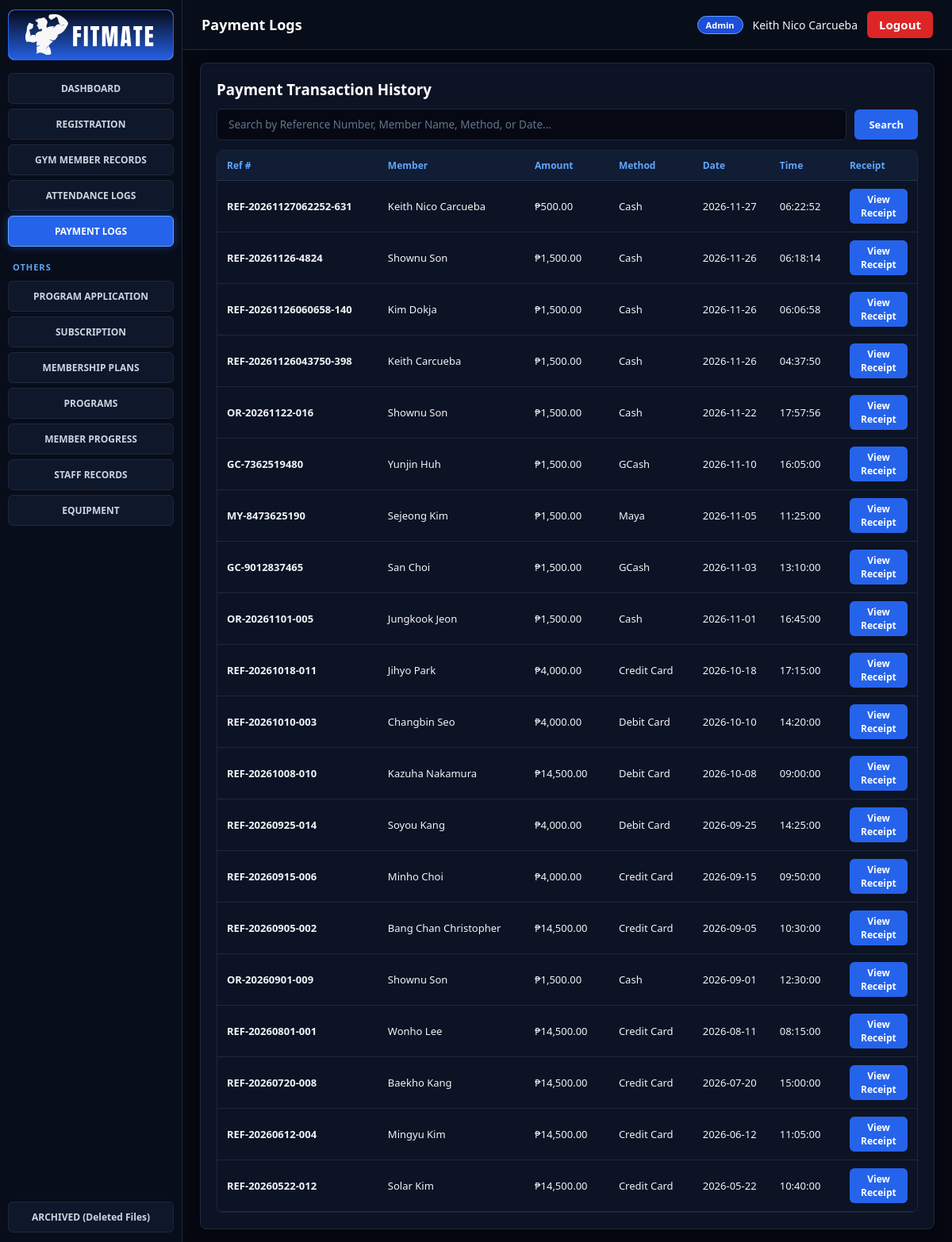
Screenshot of /billing/payment_logs.php (signed in) with the database file from the repository.
### tables this page shows
CREATE TABLE `payment` (
  `PaymentID` int(11) NOT NULL,
  `MemberID` varchar(15) NOT NULL,
  `StaffID` varchar(15) NOT NULL,
  `SubscriptionID` varchar(15) NOT NULL,
  `Amount` decimal(10,2) NOT NULL,
  `PaymentDate` date NOT NULL,
  `PaymentTime` time NOT NULL,
  `PaymentMethod` varchar(30) NOT NULL,
  `ReferenceNumber` varchar(50) NOT NULL
);

### billing/payment_logs.php (the view, shortened to what this page needs)
<?php
require_once __DIR__ . '/../config/db.php';
$pdo->exec("SET time_zone = '+08:00'");
$search = trim($_GET['search'] ?? '');
$sql = "
    SELECT p.*, CONCAT(m.FirstName, ' ', m.LastName) AS FullName
    FROM payment p
    JOIN gym_member m ON p.MemberID = m.MemberID
";
$params = [];
$sql .= " ORDER BY p.PaymentDate DESC, p.PaymentTime DESC, p.PaymentID DESC";
$stmt = $pdo->prepare($sql);
$stmt->execute($params);
$payments = $stmt->fetchAll();
include __DIR__ . '/../includes/header.php';
?>
<div class="card payment-card">
    <h3 style="margin-bottom: 12px; flex-shrink: 0;">Payment Transaction History</h3>
    <form method="GET" class="search-bar" onsubmit="event.preventDefault(); filterPaymentTable();">
        <input
            type="text"
            id="livePaySearch"
            name="search"
            value="<?= htmlspecialchars($search) ?>"
            onkeyup="filterPaymentTable()"
            oninput="filterPaymentTable()"
            placeholder="Search by Reference Number, Member Name, Method, or Date..."
        >
        <button type="button" class="btn btn-primary" onclick="filterPaymentTable()">Search</button>
    </form>
    <div class="fixed-table-wrap">
        <table class="fixed-table">
            <thead>
                <tr>
                    <th style="width: 23%;">Ref #</th>
                    <th style="width: 21%;">Member</th>
                    <th style="width: 12%;">Amount</th>
                    <th style="width: 12%;">Method</th>
                    <th style="width: 11%;">Date</th>
                    <th style="width: 10%;">Time</th>
                    <th style="width: 11%;">Receipt</th>
                </tr>
            </thead>
            <tbody id="payTableBody">
                <?php if (empty($payments)): ?>
                    <tr>
                        <td colspan="7" style="text-align:center; color:#94a3b8; padding:18px;">
                            No payment records found.
                        </td>
                    </tr>
                <?php else: foreach ($payments as $p):
                    $ref = $p['ReferenceNumber'] ?? $p['PaymentID'];
                    $formattedTime = !empty($p['PaymentTime'])
                        ? date('H:i:s', strtotime($p['PaymentTime']))
                        : '-';
                ?>
                    <tr class="pay-row">
                        <td style="width: 23%;"><strong><?= htmlspecialchars($ref) ?></strong></td>
                        <td style="width: 21%;"><?= htmlspecialchars($p['FullName']) ?></td>
                        <td style="width: 12%;">₱<?= number_format((float)$p['Amount'], 2) ?></td>
                        <td style="width: 12%;"><?= htmlspecialchars($p['PaymentMethod'] ?? '-') ?></td>
                        <td style="width: 11%;"><?= htmlspecialchars($p['PaymentDate'] ?? '-') ?></td>
                        <td style="width: 10%;"><?= htmlspecialchars($formattedTime) ?></td>
                        <td style="width: 11%;">
                            <button
                                type="button"
                                class="btn btn-primary btn-sm"
                                onclick="openReceiptModal(
                                    '<?= htmlspecialchars($ref, ENT_QUOTES) ?>',
                                    '<?= htmlspecialchars($p['PaymentID'], ENT_QUOTES) ?>',
                                    '<?= htmlspecialchars($p['FullName'], ENT_QUOTES) ?>',
                                    '<?= htmlspecialchars($p['MemberID'], ENT_QUOTES) ?>',
                                    '<?= number_format((float)$p['Amount'], 2) ?>',
                                    '<?= htmlspecialchars($p['PaymentMethod'] ?? 'Cash', ENT_QUOTES) ?>',
                                    '<?= htmlspecialchars($p['PaymentDate'] ?? '-', ENT_QUOTES) ?>',
                                    '<?= htmlspecialchars($formattedTime, ENT_QUOTES) ?>'
                                )"
                            >
                                View Receipt
                            </button>
                        </td>
                    </tr>
                <?php endforeach; endif; ?>
            </tbody>
        </table>
    </div>
</div>
<?php include __DIR__ . '/../includes/footer.php'; ?>

### assets/css/style.css (style rules this page uses)
:root { color-scheme: dark; }
* { box-sizing: border-box; margin: 0; padding: 0; font-family: 'Segoe UI', Tahoma, Geneva, Verdana, sans-serif; }
body { background: #050811; color: #f1f5f9; }
.card { background: #0c1324; border: 1px solid #1e293b; border-radius: 8px; padding: 20px; margin-bottom: 20px; box-shadow: 0 4px 14px rgba(0, 0, 0, 0.45); }
.card h3, .card h2, .card h4 { color: #ffffff; font-weight: 700; }
.form-group input::placeholder, .search-bar input::placeholder { color: #64748b; }
.search-bar { display: flex; gap: 8px; margin-bottom: 14px; }
.search-bar input { flex: 1; padding: 9px 12px; background: #060a14; color: #ffffff; border: 1px solid #2563eb; border-radius: 6px; font-size: 13px; }
.btn { display: inline-block; padding: 9px 15px; border: none; border-radius: 6px; font-size: 13px; font-weight: 600; cursor: pointer; text-decoration: none; transition: 0.15s; }
.btn-primary { background: #2563eb; color: #ffffff; }
.btn-sm { padding: 5px 10px; font-size: 12px; }

### billing/payment_logs.php (style rules this page uses)
.payment-card { height: 100% !important; margin-bottom: 0 !important; display: flex !important; flex-direction: column !important; overflow: hidden !important; }
.search-bar { display: flex; gap: 10px; margin-bottom: 12px; align-items: center; flex-shrink: 0; }
.search-bar input { flex: 1; background: #060913 !important; border: 1px solid #1e293b !important; color: #f1f5f9 !important; padding: 10px 14px !important; border-radius: 6px !important; font-size: 13.5px !important; outline: none !important; transition: border-color 0.2s ease; }
.search-bar input::placeholder { color: #64748b !important; }
.search-bar button { padding: 10px 18px !important; border-radius: 6px !important; font-weight: 600 !important; flex-shrink: 0; }
.fixed-table-wrap { border: 1px solid #1e293b; border-radius: 8px; background: #0c1324; overflow: hidden; display: flex; flex-direction: column; flex: 1; min-height: 0; }
.fixed-table { width: 100%; border-collapse: collapse; display: flex; flex-direction: column; flex: 1; min-height: 0; }
.fixed-table thead { flex-shrink: 0; background: #111c35; border-bottom: 1px solid #283548; }
.fixed-table thead tr, .fixed-table tbody tr { display: table; width: 100%; table-layout: fixed; }
.fixed-table tbody { display: block; overflow-y: auto; width: 100%; flex: 1; min-height: 0; }
.fixed-table th { padding: 10px 12px; text-align: left; font-size: 12px; font-weight: 700; color: #60a5fa; background: #111c35; }
.fixed-table td { padding: 10px 12px; font-size: 13px; color: #f1f5f9; border-bottom: 1px solid #1e293b; vertical-align: middle; }

### rows the page displays
payment: ReferenceNumber "REF-20261127062252-631", FullName "Keith Nico Carcueba", Amount "500.00", PaymentMethod "Cash", PaymentDate "2026-11-27", PaymentTime "06:22:52"
payment: ReferenceNumber "REF-20261126-4824", FullName "Shownu Son", Amount "1,500.00", PaymentMethod "Cash", PaymentDate "2026-11-26", PaymentTime "06:18:14"
payment: ReferenceNumber "REF-20261126060658-140", FullName "Kim Dokja", Amount "1,500.00", PaymentMethod "Cash", PaymentDate "2026-11-26", PaymentTime "06:06:58"
payment: ReferenceNumber "REF-20261126043750-398", FullName "Keith Carcueba", Amount "1,500.00", PaymentMethod "Cash", PaymentDate "2026-11-26", PaymentTime "04:37:50"
payment: ReferenceNumber "OR-20261122-016", FullName "Shownu Son", Amount "1,500.00", PaymentMethod "Cash", PaymentDate "2026-11-22", PaymentTime "17:57:56"
payment: ReferenceNumber "GC-7362519480", FullName "Yunjin Huh", Amount "1,500.00", PaymentMethod "GCash", PaymentDate "2026-11-10", PaymentTime "16:05:00"
payment: ReferenceNumber "MY-8473625190", FullName "Sejeong Kim", Amount "1,500.00", PaymentMethod "Maya", PaymentDate "2026-11-05", PaymentTime "11:25:00"
payment: ReferenceNumber "GC-9012837465", FullName "San Choi", Amount "1,500.00", PaymentMethod "GCash", PaymentDate "2026-11-03", PaymentTime "13:10:00"
payment: ReferenceNumber "OR-20261101-005", FullName "Jungkook Jeon", Amount "1,500.00", PaymentMethod "Cash", PaymentDate "2026-11-01", PaymentTime "16:45:00"
payment: ReferenceNumber "REF-20261018-011", FullName "Jihyo Park", Amount "4,000.00", PaymentMethod "Credit Card", PaymentDate "2026-10-18", PaymentTime "17:15:00"
payment: ReferenceNumber "REF-20261010-003", FullName "Changbin Seo", Amount "4,000.00", PaymentMethod "Debit Card", PaymentDate "2026-10-10", PaymentTime "14:20:00"
payment: ReferenceNumber "REF-20261008-010", FullName "Kazuha Nakamura", Amount "14,500.00", PaymentMethod "Debit Card", PaymentDate "2026-10-08", PaymentTime "09:00:00"
payment: ReferenceNumber "REF-20260925-014", FullName "Soyou Kang", Amount "4,000.00", PaymentMethod "Debit Card", PaymentDate "2026-09-25", PaymentTime "14:25:00"
payment: ReferenceNumber "REF-20260915-006", FullName "Minho Choi", Amount "4,000.00", PaymentMethod "Credit Card", PaymentDate "2026-09-15", PaymentTime "09:50:00"
payment: ReferenceNumber "REF-20260905-002", FullName "Bang Chan Christopher", Amount "14,500.00", PaymentMethod "Credit Card", PaymentDate "2026-09-05", PaymentTime "10:30:00"
payment: ReferenceNumber "OR-20260901-009", FullName "Shownu Son", Amount "1,500.00", PaymentMethod "Cash", PaymentDate "2026-09-01", PaymentTime "12:30:00"
payment: ReferenceNumber "REF-20260801-001", FullName "Wonho Lee", Amount "14,500.00", PaymentMethod "Credit Card", PaymentDate "2026-08-11", PaymentTime "08:15:00"
payment: ReferenceNumber "REF-20260720-008", FullName "Baekho Kang", Amount "14,500.00", PaymentMethod "Credit Card", PaymentDate "2026-07-20", PaymentTime "15:00:00"
payment: ReferenceNumber "REF-20260612-004", FullName "Mingyu Kim", Amount "14,500.00", PaymentMethod "Credit Card", PaymentDate "2026-06-12", PaymentTime "11:05:00"
payment: ReferenceNumber "REF-20260522-012", FullName "Solar Kim", Amount "14,500.00", PaymentMethod "Credit Card", PaymentDate "2026-05-22", PaymentTime "10:40:00"

### other values shown
$page_title "Payment Logs"
$_SESSION['role'] "Admin"
$_SESSION['staff_name'] "Keith Nico Carcueba"
